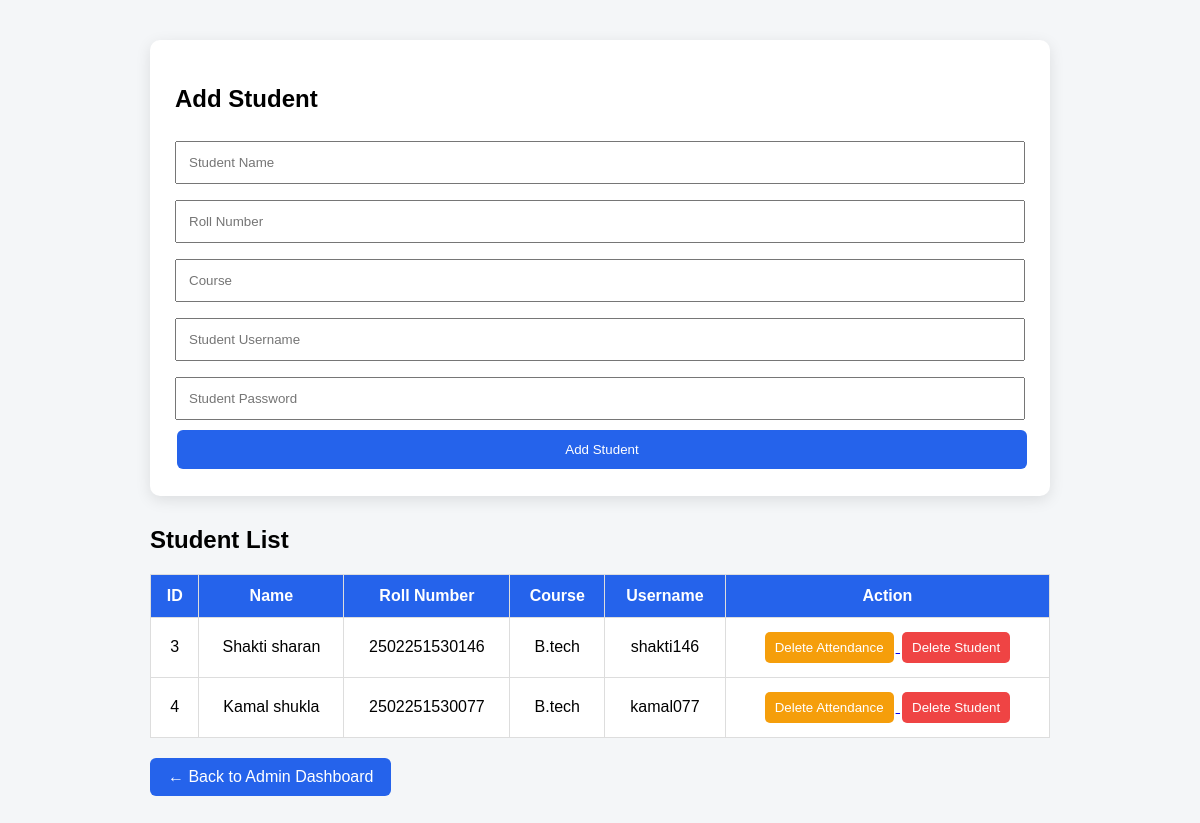
/students, run on the app's committed database.
### tables this page shows
CREATE TABLE students (
            id INTEGER PRIMARY KEY AUTOINCREMENT,
            name TEXT NOT NULL,
            roll_no TEXT UNIQUE NOT NULL,
            course TEXT NOT NULL
        , username TEXT, password TEXT);

### app.py (the view)
@app.route("/students")
def students():
    conn = get_db()
    students = conn.execute(
        "SELECT * FROM students"
    ).fetchall()
    conn.close()
    return render_template(
        "students.html",
        students=students
    )

### app.py (called while the page is built)
def get_db():
    conn = sqlite3.connect("attendance.db")
    conn.row_factory = sqlite3.Row
    return conn

### templates/students.html (shortened to what this page needs)
<!DOCTYPE html>
<html lang="en">
<head>
</head>
<body>
<div class="container">
    <div class="card">
        <h2>Add Student</h2>
        <form action="/add_student" method="POST">
            <input
                type="text"
                name="name"
                placeholder="Student Name"
                required
            >
            <input
                type="text"
                name="roll_no"
                placeholder="Roll Number"
                required
            >
            <input
                type="text"
                name="course"
                placeholder="Course"
                required
            >
            <input
                type="text"
                name="username"
                placeholder="Student Username"
                required
            >
            <input
                type="password"
                name="password"
                placeholder="Student Password"
                required
            >
            <button type="submit" class="add-btn">
                Add Student
            </button>
        </form>
    </div>
    <h2>Student List</h2>
    <table>
        <tr>
            <th>ID</th>
            <th>Name</th>
            <th>Roll Number</th>
            <th>Course</th>
            <th>Username</th>
            <th>Action</th>
        </tr>
        {% for student in students %}
        <tr>
            <td>{{ student.id }}</td>
            <td>{{ student.name }}</td>
            <td>{{ student.roll_no }}</td>
            <td>{{ student.course }}</td>
            <td>{{ student.username }}</td>
            <td>
                <a href="/delete_student_attendance/{{ student.id }}"
                   onclick="return confirm('Are you sure you want to delete this student attendance?')">
                    <button style="background:#f59e0b;">
                        Delete Attendance
                    </button>
                </a>
                <a href="/delete_student/{{ student.id }}"
                   onclick="return confirm('Are you sure you want to delete this student?')">
                    <button style="background:#ef4444;">
                        Delete Student
                    </button>
                </a>
            </td>
        </tr>
        {% endfor %}
    </table>
    <a href="/admin_dashboard" class="back">
        ← Back to Admin Dashboard
    </a>
</div>
</body>
</html>

### templates/students.html (style rules this page uses)
body { font-family: Arial, sans-serif; background: #f4f6f8; margin: 0; }
.container { width: 90%; max-width: 900px; margin: 40px auto; }
.card { background: white; padding: 25px; border-radius: 10px; box-shadow: 0 4px 15px rgba(0,0,0,0.1); margin-bottom: 30px; }
input { width: 100%; padding: 12px; margin: 8px 0; box-sizing: border-box; }
.add-btn { width: 100%; padding: 12px; background: #2563eb; color: white; border: none; border-radius: 6px; cursor: pointer; }
table { width: 100%; border-collapse: collapse; background: white; }
th, td { padding: 12px; border: 1px solid #ddd; text-align: center; }
th { background: #2563eb; color: white; }
button { padding: 8px 10px; border: none; border-radius: 5px; cursor: pointer; color: white; margin: 2px; }
.back { display: inline-block; margin-top: 20px; padding: 10px 18px; background: #2563eb; color: white; text-decoration: none; border-radius: 6px; }

### data on the page
students: id "3", name "Shakti sharan", roll_no "2502251530146", course "B.tech", username "shakti146"
students: id "4", name "Kamal shukla", roll_no "2502251530077", course "B.tech", username "kamal077"
